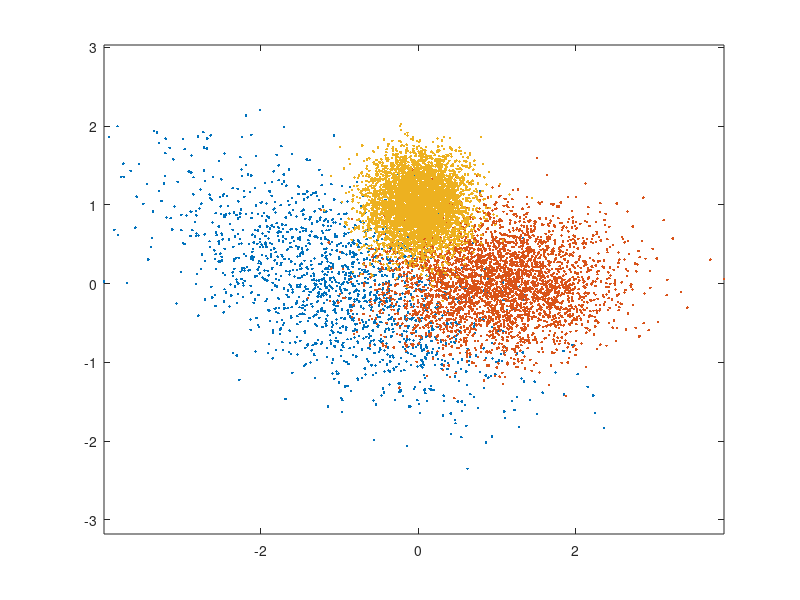

This chart was generated by the following MATLAB code: (Note: this script raises an error after producing the figure.)
clear all;

m(:,1) = [-1;0]; Sigma(:,:,1) = 0.1*[10 -4;-4,5]; % mean and covariance of data pdf conditioned on label 1
m(:,2) = [1;0]; Sigma(:,:,2) = 0.1*[5 0;0,2]; % mean and covariance of data pdf conditioned on label 2
m(:,3) = [0;1]; Sigma(:,:,3) = 0.1*eye(2); % mean and covariance of data pdf conditioned on label 3
classPriors = [0.15,0.35,0.5]; thr = [0,cumsum(classPriors)];
N = 10000; u = rand(1,N); L = zeros(1,N); x = zeros(2,N);
figure(1),clf, colorList = 'rbg';

for l = 1:3
    
    indices = find(thr(l)<=u & u<thr(l+1)); % if u happens to be precisely 1, that sample will get omitted - needs to be fixed
    L(1,indices) = l*ones(1,length(indices));
    x(:,indices) = mvnrnd(m(:,l),Sigma(:,:,l),length(indices))';
   
    %figure(1), plot(x(1,indices),x(2,indices),'.','MarkerFaceColor',colorList(l)); axis equal, hold on,
    
    % store the actual value for each 3 classes
    switch l
        case 1
            actual_number_c1 = [x(1,indices);x(2,indices)];
        case 2
            actual_number_c2 = [x(1,indices);x(2,indices)];
        case 3
            actual_number_c3 = [x(1,indices);x(2,indices)];
    end
end

% Show from the actual_number
figure(1), plot(actual_number_c1(1,:),actual_number_c1(2,:),'.','MarkerFaceColor',colorList(1)); axis equal, hold on
figure(1), plot(actual_number_c2(1,:),actual_number_c2(2,:),'.','MarkerFaceColor',colorList(2)); axis equal, hold on
figure(1), plot(actual_number_c3(1,:),actual_number_c3(2,:),'.','MarkerFaceColor',colorList(3)); axis equal, hold on

% Let r = decision class, c = ture class and store in the confusion_matrix

% Nc count for each class decision
Nc = [length(find(L==1)),length(find(L==2)),length(find(L==3))];
discriminantScore = [evalGaussian(x,m(:,1),Sigma(:,:,1));evalGaussian(x,m(:,2),Sigma(:,:,2));evalGaussian(x,m(:,3),Sigma(:,:,3))]';

% By chooing the max discriminant set to make the decision in class 1,2,3
for i = 1:10000
    [val,loc] = max(discriminantScore(i,:));
    decision(i) = loc;
end

confusion_matrix = zeros(3,3);
% Confusion_matrix r as row c as column
% That the row is the actual class column is the decision class
confusion_matrix(1,1) = length(find(decision==1&L==1));
confusion_matrix(1,2) = length(find(decision==2&L==1));
confusion_matrix(1,3) = length(find(decision==3&L==1));
confusion_matrix(2,1) = length(find(decision==1&L==2));
confusion_matrix(2,2) = length(find(decision==2&L==2));
confusion_matrix(2,3) = length(find(decision==3&L==2));
confusion_matrix(3,1) = length(find(decision==1&L==3));
confusion_matrix(3,2) = length(find(decision==2&L==3));
confusion_matrix(3,3) = length(find(decision==3&L==3));

total_number_hit = confusion_matrix(1,1) + confusion_matrix(2,2) + confusion_matrix(3,3);
total_number_miss = N - total_number_hit;

error = (total_number_miss/N*100);

figure(2),
plot(x(1,find(decision==1&L==1)),x(2,find(decision==1&L==1)),'og'); hold on,
plot(x(1,find(decision==2&L==2)),x(2,find(decision==2&L==2)),'xg'); hold on,
plot(x(1,find(decision==3&L==3)),x(2,find(decision==3&L==3)),'+g'); hold on,

plot(x(1,find(decision==1&L==2)),x(2,find(decision==1&L==2)),'xr'); hold on,
plot(x(1,find(decision==1&L==3)),x(2,find(decision==1&L==3)),'+r'); hold on,
plot(x(1,find(decision==2&L==1)),x(2,find(decision==2&L==1)),'or'); hold on,
plot(x(1,find(decision==2&L==3)),x(2,find(decision==2&L==3)),'+r'); hold on,
plot(x(1,find(decision==3&L==1)),x(2,find(decision==3&L==1)),'or'); hold on,
plot(x(1,find(decision==3&L==2)),x(2,find(decision==3&L==2)),'xr'); hold on,


legend('Correct decision of class 1','Correct decision of class 2','Correct decision of class 3','Incorrect choosing 1 of actual 2','Incorrect choosing 1 of actual 3','Incorrect choosing 2 of actual 1','Incorrect choosing 2 of actual 3','Incorrect choosing 3 of actual 1','Incorrect choosing 3 of actual 2');


function g = evalGaussian(x,mu,Sigma)
% Evaluates the Gaussian pdf N(mu,Sigma) at each coumn of X
[n,N] = size(x);
C = ((2*pi)^n * det(Sigma))^(-1/2);
E = -0.5*sum((x-repmat(mu,1,N)).*(inv(Sigma)*(x-repmat(mu,1,N))),1);
g = C*exp(E);
end

